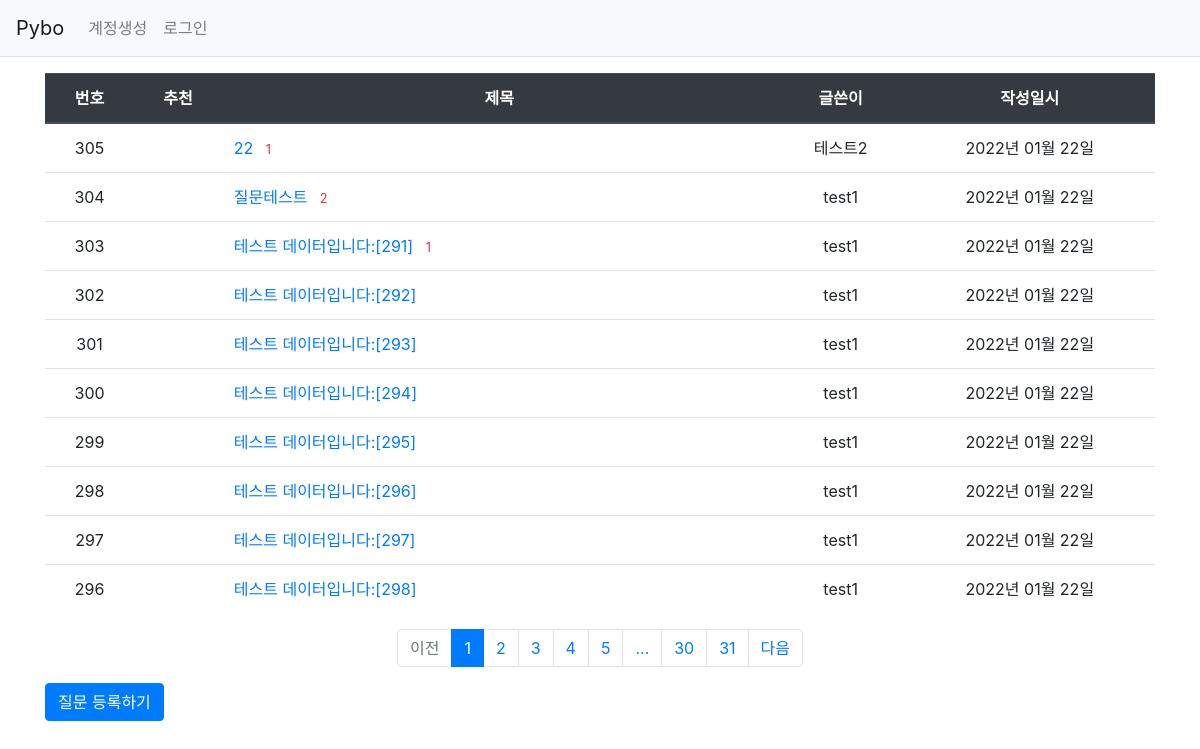
Page /question/list/ on the committed database.
### pybo/models.py (models this page shows)
class Question(db.Model):
  id = db.Column(db.Integer, primary_key=True)
  subject = db.Column(db.String(200), nullable=False)
  content = db.Column(db.Text(), nullable=False)
  create_date = db.Column(db.DateTime(), nullable=False)
  user_id = db.Column(db.Integer, db.ForeignKey('user.id', ondelete='CASCADE'), nullable=False)
  user = db.relationship('User', backref=db.backref('question_set'))
  modify_date = db.Column(db.DateTime(), nullable=True)
  voter = db.relationship('User', secondary=question_voter, backref=db.backref('question_voter_set'))

class User(db.Model):
  id = db.Column(db.Integer, primary_key=True)
  username = db.Column(db.String(150), unique=True, nullable=False)
  password = db.Column(db.String(200), nullable=False)
  email = db.Column(db.String(120), unique=True, nullable=False)

### pybo/views/question_views.py (the view)
@bp.route('/list/')
def _list():
    page = request.args.get('page', type=int, default=1) #페이지
    question_list = Question.query.order_by(Question.create_date.desc())
    question_list = question_list.paginate(page, per_page=10)
    return render_template('question/question_list.html', question_list=question_list)

### pybo/filter.py (called while the page is built)
def format_datetime(value, fmt='%Y년 %m월 %d일'):
    return value.strftime(fmt)

### pybo/views/auth_views.py (called while the page is built)
@bp.before_app_request
def load_logged_in_user():
    user_id = session.get('user_id')
    if user_id is None:
        g.user = None
    else:
        g.user = User.query.get(user_id)

### pybo/templates/question/question_list.html (shortened to what this page needs)
{% extends 'base.html' %}
{% block content %}
<div class="container my-3">
    <table class="table">
        <thead>
        <tr class="text-center thead-dark">
            <th>번호</th>
            <th>추천</th>
            <th style="width:50%">제목</th>
            <th>글쓴이</th>
            <th>작성일시</th>
        </tr>
        </thead>
        <tbody>
        {% if question_list %}
        {% for question in question_list.items %}
        <tr class="text-center">
            <td>{{ question_list.total - ((question_list.page-1) * question_list.per_page ) - loop.index0 }}</td>
            <td>
            </td>
            <td class="text-left">
                <a href="{{ url_for('question.detail', question_id=question.id) }}">{{ question.subject }}</a>
                {% if question.answer_set|length > 0 %}
                <span class="text-danger small ml-2">{{ question.answer_set|length }}</span>
                {% endif %}
            </td>
            <td>{{ question.user.username }}</td>
            <td>{{ question.create_date|datetime }}</td>
        </tr>
        {% endfor %}
        {% else %}
        <tr>
            <td colspan="3">질문이 없습니다.</td>
        </tr>
        {% endif %}
        </tbody>
    </table>
    <ul class="pagination justify-content-center">
        {% if question_list.has_prev %}
        <li class="page-item">
            <a class="page-link" href="?page={{ question_list.prev_num }}">이전</a>
        </li>
        {% else %}
        <li class="page-item disabled">
            <a class="page-link" tabindex="-1" aria-disabled="true" href="#">이전</a>
        </li>
        {% endif %}
        {% for page_num in question_list.iter_pages() %}
            {% if page_num %}
                {% if page_num != question_list.page %}
                <li class="page-item">
                    <a class="page-link" href="?page={{ page_num }}">{{ page_num }}</a>
                </li>
                {% else %}
                <li class="page-item active" aria-current="page">
                    <a class="page-link" href="#">{{ page_num }}</a>
                </li>
                {% endif %}
           {% else %}
                <li class="disabled">
                    <a class="page-link" href="#">...</a>
                </li>
           {% endif %}
        {% endfor %}
        {% if question_list.has_next %}
        <li class="page-item">
            <a class="page-link" href="?page={{ question_list.next_num }}">다음</a>
        </li>
        {% else %}
        <li class="page-item disabled">
            <a class="page-link" tabindex="-1" aria-disabled="true" href="#">다음</a>
        </li>
        {% endif %}
    </ul>
    <a href="{{ url_for('question.create') }}" class="btn btn-primary">질문 등록하기</a>
</div>
{% endblock %}

### pybo/templates/base.html (shortened to what this page needs)
<!doctype html>
<html lang="ko">
<head>
    <link rel="stylesheet" href="{{ url_for('static', filename='bootstrap.min.css') }}">
    <link rel="stylesheet" href="{{ url_for('static', filename='style.css') }}">
</head>
<body>
    {% include "navbar.html" %}
    {% block content %}
    {% endblock %}
</body>
</html>

### pybo/templates/navbar.html (shortened to what this page needs)
<nav class="navbar navbar-expand-lg navbar-light bg-light border-bottom">
    <a class="navbar-brand" href="{{ url_for('main.index') }}">Pybo</a>
    <div class="collapse navbar-collapse flex-grow-0" id="navbarNav">
        {% if g.user %}
        <ul class="navbar-nav">
            <li class="nav-item">
                <span class="nav-link">{{ g.user.username }}님</span>
            </li>
            <li class="nav-item">
                <a class="nav-link" href="{{ url_for('auth.logout') }}">로그아웃</a>
            </li>
        </ul>
        {% else %}
        <ul class="navbar-nav">
            <li class="nav-item ">
                <a class="nav-link" href="{{ url_for('auth.signup') }}">계정생성</a>
            </li>
            <li class="nav-item ">
                <a class="nav-link" href="{{ url_for('auth.login') }}">로그인</a>
            </li>
        </ul>
        {% endif %}
    </div>
</nav>

### rows in the picture
Question: id "305", subject "22", answer_set|length "1", user.username "테스트2", create_date "2022년 01월 22일"
Question: id "304", subject "질문테스트", answer_set|length "2", user.username "test1", create_date "2022년 01월 22일"
Question: total "303", subject "테스트 데이터입니다:[291]", answer_set|length "1", user.username "test1", create_date "2022년 01월 22일"
Question: total "302", subject "테스트 데이터입니다:[292]", user.username "test1", create_date "2022년 01월 22일"
Question: total "301", subject "테스트 데이터입니다:[293]", user.username "test1", create_date "2022년 01월 22일"
Question: total "300", subject "테스트 데이터입니다:[294]", user.username "test1", create_date "2022년 01월 22일"
Question: id "299", subject "테스트 데이터입니다:[295]", user.username "test1", create_date "2022년 01월 22일"
Question: total "298", subject "테스트 데이터입니다:[296]", user.username "test1", create_date "2022년 01월 22일"
Question: total "297", subject "테스트 데이터입니다:[297]", user.username "test1", create_date "2022년 01월 22일"
Question: total "296", subject "테스트 데이터입니다:[298]", user.username "test1", create_date "2022년 01월 22일"

### other values in the picture
{{ page_num }} "1"
{{ page_num }} "2" "3" "4" "5" "30" "31"
